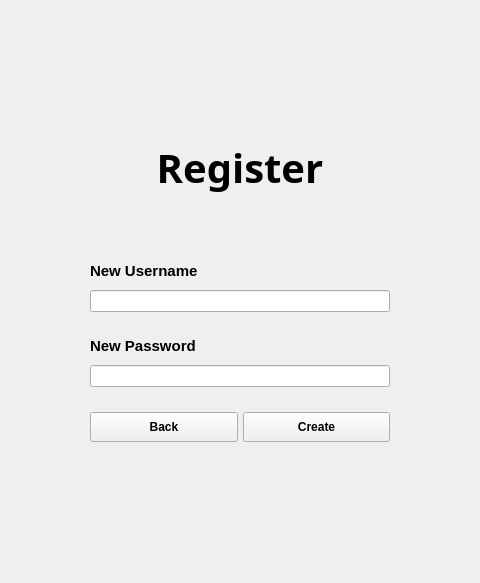
     <widget class="QWidget" name="page_2">
      <layout class="QGridLayout" name="gridLayout_3">
       <item row="0" column="1">
        <spacer name="verticalSpacer_6">
         <property name="orientation">
          <enum>Qt::Vertical</enum>
         </property>
         <property name="sizeHint" stdset="0">
          <size>
           <width>20</width>
           <height>129</height>
          </size>
         </property>
        </spacer>
       </item>
       <item row="1" column="0">
        <spacer name="horizontalSpacer_5">
         <property name="orientation">
          <enum>Qt::Horizontal</enum>
         </property>
         <property name="sizeHint" stdset="0">
          <size>
           <width>79</width>
           <height>20</height>
          </size>
         </property>
        </spacer>
       </item>
       <item row="1" column="1">
        <layout class="QVBoxLayout" name="verticalLayout_6">
         <property name="spacing">
          <number>25</number>
         </property>
         <item>
          <widget class="QLabel" name="registerLabel">
           <property name="font">
            <font>
             <family>Pristina</family>
             <pointsize>30</pointsize>
             <weight>75</weight>
             <bold>true</bold>
            </font>
           </property>
           <property name="styleSheet">
            <string notr="true">#registerLabel {
	color: #000;
}</string>
           </property>
           <property name="text">
            <string>Register</string>
           </property>
           <property name="alignment">
            <set>Qt::AlignCenter</set>
           </property>
          </widget>
         </item>
         <item>
          <widget class="QLabel" name="RegisterMsg">
           <property name="font">
            <font>
             <pointsize>11</pointsize>
             <weight>75</weight>
             <bold>true</bold>
            </font>
           </property>
           <property name="styleSheet">
            <string notr="true">color: rgb(255, 35, 35);</string>
           </property>
           <property name="text">
            <string/>
           </property>
           <property name="alignment">
            <set>Qt::AlignCenter</set>
           </property>
          </widget>
         </item>
         <item>
          <layout class="QVBoxLayout" name="verticalLayout_7">
           <property name="spacing">
            <number>10</number>
           </property>
           <item>
            <widget class="QLabel" name="label_3">
             <property name="font">
              <font>
               <pointsize>11</pointsize>
               <weight>75</weight>
               <bold>true</bold>
              </font>
             </property>
             <property name="text">
              <string>New Username</string>
             </property>
            </widget>
           </item>
           <item>
            <widget class="QLineEdit" name="registerUserInput">
             <property name="minimumSize">
              <size>
               <width>300</width>
               <height>0</height>
              </size>
             </property>
             <property name="font">
              <font>
               <weight>50</weight>
               <bold>false</bold>
              </font>
             </property>
             <property name="maxLength">
              <number>15</number>
             </property>
             <property name="clearButtonEnabled">
              <bool>true</bool>
             </property>
            </widget>
           </item>
          </layout>
         </item>
         <item>
          <layout class="QVBoxLayout" name="verticalLayout_8">
           <property name="spacing">
            <number>10</number>
           </property>
           <item>
            <widget class="QLabel" name="label_4">
             <property name="font">
              <font>
               <pointsize>11</pointsize>
               <weight>75</weight>
               <bold>true</bold>
              </font>
             </property>
             <property name="text">
              <string>New Password</string>
             </property>
            </widget>
           </item>
           <item>
            <widget class="QLineEdit" name="registerPassInput">
             <property name="minimumSize">
              <size>
               <width>300</width>
               <height>0</height>
              </size>
             </property>
             <property name="font">
              <font>
               <weight>50</weight>
               <bold>false</bold>
              </font>
             </property>
             <property name="maxLength">
              <number>15</number>
             </property>
             <property name="echoMode">
              <enum>QLineEdit::Normal</enum>
             </property>
             <property name="clearButtonEnabled">
              <bool>true</bool>
             </property>
            </widget>
           </item>
          </layout>
         </item>
         <item>
          <layout class="QHBoxLayout" name="horizontalLayout_2">
           <property name="spacing">
            <number>5</number>
           </property>
           <item>
            <widget class="QPushButton" name="backBtn">
             <property name="minimumSize">
              <size>
               <width>0</width>
               <height>30</height>
              </size>
             </property>
             <property name="font">
              <font>
               <pointsize>9</pointsize>
               <weight>75</weight>
               <bold>true</bold>
              </font>
             </property>
             <property name="text">
              <string>Back</string>
             </property>
             <property name="icon">
              <iconset>
               <normaloff>:/icon/icon/arrow-80-48.ico</normaloff>:/icon/icon/arrow-80-48.ico</iconset>
             </property>
            </widget>
           </item>
           <item>
            <widget class="QPushButton" name="createBtn">
             <property name="minimumSize">
              <size>
               <width>0</width>
               <height>30</height>
              </size>
             </property>
             <property name="font">
              <font>
               <pointsize>9</pointsize>
               <weight>75</weight>
               <bold>true</bold>
              </font>
             </property>
             <property name="text">
              <string>Create</string>
             </property>
             <property name="icon">
              <iconset>
               <normaloff>:/icon/icon/check-mark-3-48.ico</normaloff>:/icon/icon/check-mark-3-48.ico</iconset>
             </property>
            </widget>
           </item>
          </layout>
         </item>
        </layout>
       </item>
       <item row="1" column="2">
        <spacer name="horizontalSpacer_6">
         <property name="orientation">
          <enum>Qt::Horizontal</enum>
         </property>
         <property name="sizeHint" stdset="0">
          <size>
           <width>79</width>
           <height>20</height>
          </size>
         </property>
        </spacer>
       </item>
       <item row="2" column="1">
        <spacer name="verticalSpacer_5">
         <property name="orientation">
          <enum>Qt::Vertical</enum>
         </property>
         <property name="sizeHint" stdset="0">
          <size>
           <width>20</width>
           <height>130</height>
          </size>
         </property>
        </spacer>
       </item>
      </layout>
     </widget>
